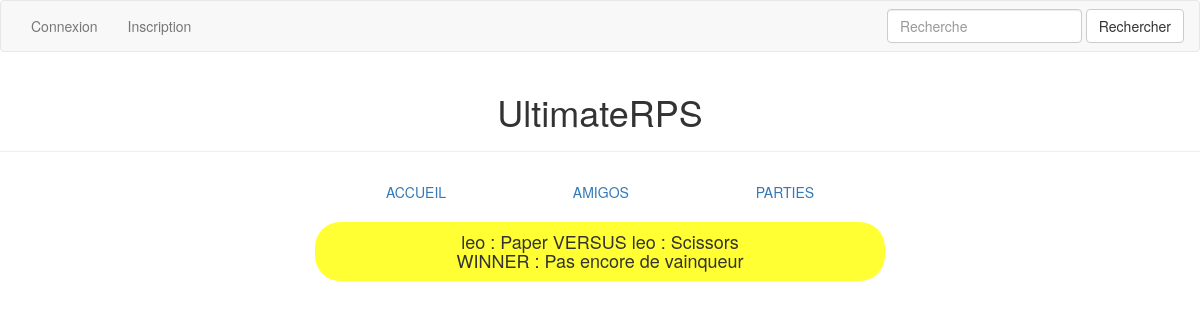
Screenshot of /partie with the database file from the repository.
### game/models.py (models this page shows, shortened)
class Game(models.Model):
	Creator = models.ForeignKey(
		User, related_name='creator', null=True)
	Opponent = models.ForeignKey(
		User, related_name='opponent', null=True, blank=True)
	CreatorHand = models.CharField(
		max_length=10, choices=HANDS, default=NULL)
	OpponentHand = models.CharField(
		max_length=10, choices=HANDS, default=NULL)
	Winner = models.ForeignKey(
		User, related_name='winner', null=True, blank=True)
	Completed = models.DateTimeField(
		null=True, blank=True)
	Created = models.DateTimeField(
		auto_now_add=True)
	Modified = models.DateTimeField(
		auto_now=True)

### game/views.py (the view)
# urls.py: url(r'^partie$', views_game.view_all_game,  # Vue de 50 parties
def view_all_game(request):
    parties = Game.objects.all() #selectionne toutes les parties
    return render(request, 'game/all_game.html', {'liste_parties' : parties})

### game/templates/game/all_game.html (shortened to what this page needs)
{% extends "base.html" %}
{% block content %}
		{% for partie in liste_parties %}
			<div class = "row" style ="padding-top : 10px"></div>
			<div class="row", style="{% cycle 'background-color: #FFFF33;border-radius: 25px;' 'background-color: #66FF33;border-radius: 25px;' 'background-color: #F84533;border-radius: 25px;' 'background-color: #33CCFF;border-radius: 25px;' %}">
				<div class="col-xs-8 col-xs-offset-2">
					<h4 class="text-center">
						{{ partie.Creator.username }} : {{partie.CreatorHand}} VERSUS
						{{ partie.Opponent.username }} : {{partie.OpponentHand}}
						<br>
						WINNER :
						{% if not partie.Winner %}
							Pas encore de vainqueur
						{% else %}
							{{ partie.Winner }}
						{% endif %}
					</h4>
				</div>
			</div>
		{% empty %}
			<p>Aucune partie</p>
		{% endfor %}
{%endblock%}

### rows the page displays
Game: Creator.username "leo", CreatorHand "Paper", Opponent.username "leo", OpponentHand "Scissors", shows "Pas encore de vainqueur"
